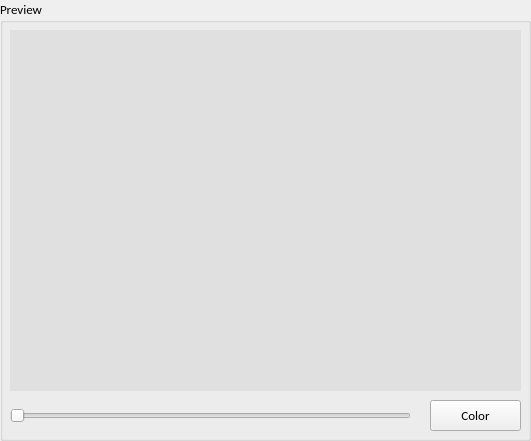
   <widget class="QGroupBox" name="groupBox_preview">
    <property name="geometry">
     <rect>
      <x>10</x>
      <y>50</y>
      <width>531</width>
      <height>441</height>
     </rect>
    </property>
    <property name="font">
     <font>
      <family>Calibri</family>
      <pointsize>10</pointsize>
     </font>
    </property>
    <property name="title">
     <string>Preview</string>
    </property>
    <widget class="QLabel" name="label_preview">
     <property name="geometry">
      <rect>
       <x>10</x>
       <y>30</y>
       <width>511</width>
       <height>361</height>
      </rect>
     </property>
     <property name="font">
      <font>
       <family>Calibri</family>
       <pointsize>12</pointsize>
      </font>
     </property>
     <property name="styleSheet">
      <string notr="true">background-color: rgba(220, 220, 220, 200);</string>
     </property>
     <property name="text">
      <string/>
     </property>
     <property name="alignment">
      <set>Qt::AlignCenter</set>
     </property>
    </widget>
    <widget class="QLabel" name="label_manufacturer">
     <property name="geometry">
      <rect>
       <x>20</x>
       <y>360</y>
       <width>81</width>
       <height>21</height>
      </rect>
     </property>
     <property name="font">
      <font>
       <family>Calibri</family>
       <pointsize>9</pointsize>
      </font>
     </property>
     <property name="text">
      <string>&lt;html&gt;&lt;head/&gt;&lt;body&gt;&lt;p&gt;&lt;br/&gt;&lt;/p&gt;&lt;/body&gt;&lt;/html&gt;</string>
     </property>
    </widget>
    <widget class="QSlider" name="horizontalSlider_preview">
     <property name="geometry">
      <rect>
       <x>10</x>
       <y>405</y>
       <width>401</width>
       <height>21</height>
      </rect>
     </property>
     <property name="orientation">
      <enum>Qt::Horizontal</enum>
     </property>
    </widget>
    <widget class="QPushButton" name="btn_color">
     <property name="geometry">
      <rect>
       <x>430</x>
       <y>400</y>
       <width>91</width>
       <height>31</height>
      </rect>
     </property>
     <property name="font">
      <font>
       <family>Calibri</family>
       <pointsize>10</pointsize>
      </font>
     </property>
     <property name="text">
      <string>Color</string>
     </property>
     <property name="autoRepeatDelay">
      <number>-1</number>
     </property>
     <property name="autoRepeatInterval">
      <number>-1</number>
     </property>
    </widget>
    <zorder>label_preview</zorder>
    <zorder>horizontalSlider_preview</zorder>
    <zorder>label_manufacturer</zorder>
    <zorder>btn_color</zorder>
   </widget>
